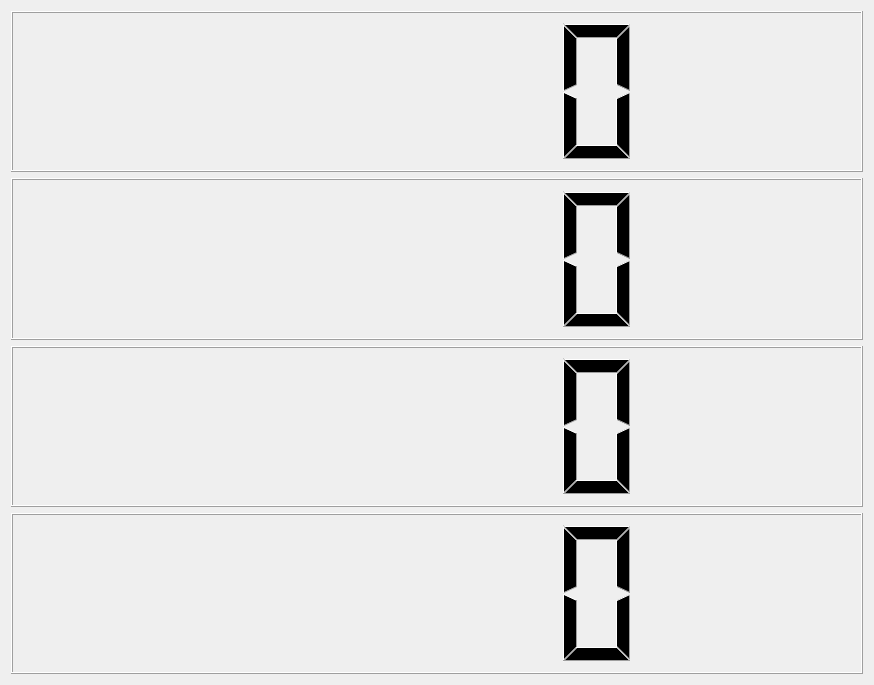
<?xml version="1.0" encoding="UTF-8"?>
<ui version="4.0">
 <class>Form</class>
 <widget class="QWidget" name="Form">
  <property name="geometry">
   <rect>
    <x>0</x>
    <y>0</y>
    <width>874</width>
    <height>685</height>
   </rect>
  </property>
  <property name="windowTitle">
   <string>Form</string>
  </property>
  <layout class="QGridLayout" name="gridLayout">
   <item row="0" column="0">
    <widget class="QLCDNumber" name="lcdNumber"/>
   </item>
   <item row="1" column="0">
    <widget class="QLCDNumber" name="lcdNumber_2"/>
   </item>
   <item row="2" column="0">
    <widget class="QLCDNumber" name="lcdNumber_3"/>
   </item>
   <item row="3" column="0">
    <widget class="QLCDNumber" name="lcdNumber_4"/>
   </item>
  </layout>
 </widget>
 <resources/>
 <connections/>
</ui>
